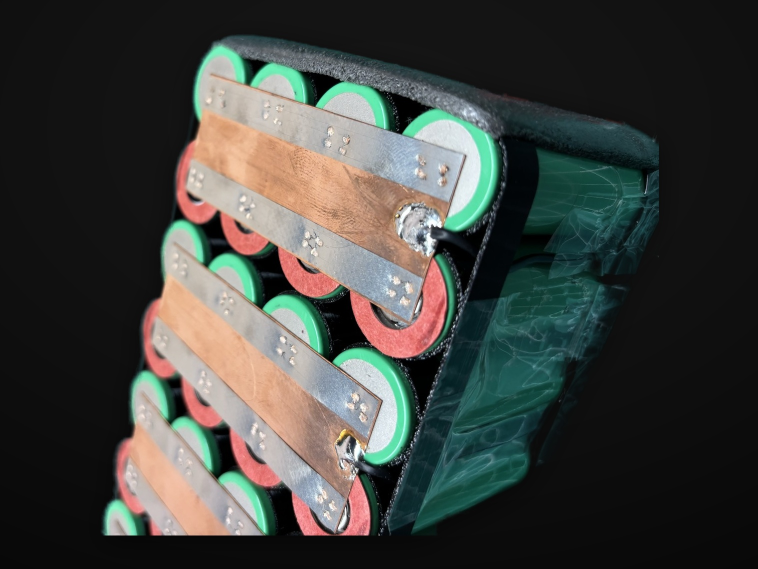
#> input picture images/about.jpg, 1516 x 1137 px (shown at 1/2 size)
$ python crop_product.py images/about.jpg images/b1.jpg 1.0
#> lines starting #> are read from the running program, lines starting #| are printed output that depends on the picture
#> further down, im is the input picture: PIL image 1516x1137 RGB; mean R, G, B 63.8, 66, 62
#!/usr/bin/env python3
"""
Crop a studio product shot down to the product itself.

The Gemini re-frame pass only zooms ~10% per run, so the packs stayed small in frame.
This finds the product's bounding box against the seamless dark backdrop and crops to it
with a small margin, keeping a 4:3 frame. Cast shadows are excluded (they are *darker*
than the backdrop; only brighter or saturated pixels count as product).

Usage: python3 crop_product.py in.jpg out.jpg [margin]
"""
import sys
from PIL import Image


def product_box(im, pad_frac=0.055):
    """Locate the product by local detail: the studio backdrop is smooth, the pack is not.

    Brightness alone fails here — the backdrop carries a bright pool of light that reads as
    'not background'. Edge energy separates them cleanly.
    """
#> called with pad_frac = 1
    step = 4
    small = im.convert("L").resize((im.width // step, im.height // step), Image.BILINEAR)
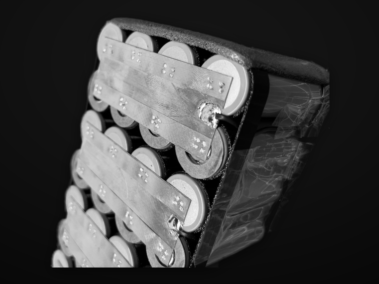
#> small: PIL image 379x284 L; min 0, max 253, mean 64.9
    w, h = small.size
#> w = 379; h = 284
    px = small.load()

    # edge energy per pixel (max neighbour delta)
    energy = [[0] * w for _ in range(h)]
    peak = 0
    for y in range(1, h - 1):
        for x in range(1, w - 1):
            c = px[x, y]
            e = max(abs(c - px[x - 1, y]), abs(c - px[x + 1, y]),
                    abs(c - px[x, y - 1]), abs(c - px[x, y + 1]))
            energy[y][x] = e
            peak = max(peak, e)
#> after the loop, energy = 284 items

    thr = max(10, int(peak * 0.16))
    cols, rows = [0] * w, [0] * h
#> cols = 379 values from 0 to 0; rows = 284 values from 0 to 0
    for y in range(h):
        for x in range(w):
            if energy[y][x] > thr:
                cols[x] += 1
                rows[y] += 1

    def span(counts, limit):
#> called with limit = 379
        top = max(counts)
#> top = 102
        if not top:
            return 0, limit - 1
        cut = max(1, top * 0.10)                   # ignore stray speckle
#> cut = 10.2
        idx = [i for i, c in enumerate(counts) if c > cut]
#> idx = 211 values from 51 to 323
        return (idx[0], idx[-1]) if idx else (0, limit - 1)

    x0, x1 = span(cols, w)
#> x0 = 51; x1 = 323
    y0, y1 = span(rows, h)
    x0, x1, y0, y1 = x0 * step, x1 * step, y0 * step, y1 * step

    pad = int(max(x1 - x0, y1 - y0) * pad_frac)
    return x0 - pad, y0 - pad, x1 + pad, y1 + pad


def to_ratio(box, im, ratio=4 / 3):
#> called with box = (-884, -1020, 2380, 2160), ratio = 1.33
    x0, y0, x1, y1 = box
    cx, cy = (x0 + x1) / 2, (y0 + y1) / 2
    bw, bh = x1 - x0, y1 - y0
    if bw / bh < ratio:
        bw = bh * ratio
    else:
        bh = bw / ratio
    # keep the crop inside the source
    bw = min(bw, im.width)
    bh = min(bh, im.height)
    bh = min(bh, bw / ratio)
    bw = bh * ratio
    cx = min(max(cx, bw / 2), im.width - bw / 2)
    cy = min(max(cy, bh / 2), im.height - bh / 2)
    return (round(cx - bw / 2), round(cy - bh / 2), round(cx + bw / 2), round(cy + bh / 2))


if __name__ == "__main__":
    src, dst = sys.argv[1], sys.argv[2]
    pad = float(sys.argv[3]) if len(sys.argv) > 3 else 0.055
    im = Image.open(src).convert("RGB")
    box = to_ratio(product_box(im, pad), im)
#> box = (0, 0, 1516, 1137)
    im.crop(box).save(dst, quality=96)
    print(f"{src} {im.size} -> {dst} crop={box} size={(box[2]-box[0], box[3]-box[1])}")
#| images/about.jpg (1516, 1137) -> images/b1.jpg crop=(0, 0, 1516, 1137) size=(1516, 1137)

$ run again, on images/b4.jpg
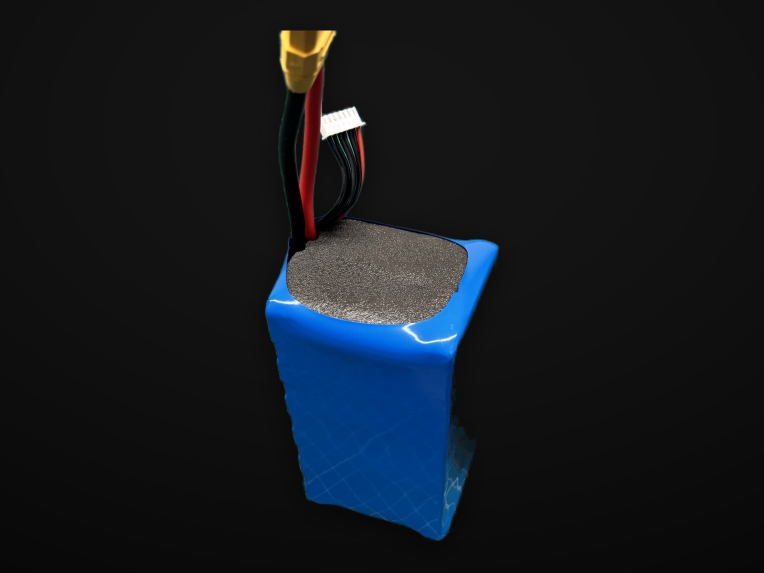
#> input picture images/b4.jpg, 1527 x 1145 px (shown at 1/2 size)
#> im is the input picture: PIL image 1527x1145 RGB; mean R, G, B 20.1, 24.8, 30.7
#> in product_box, `small = im.convert("L").resize((im.width // step, im.height // step), ..`:
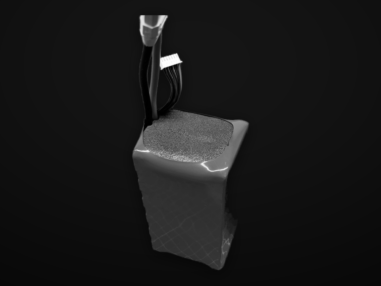
#> small: PIL image 381x286 L; min 0, max 254, mean 24.1
#> after the loop in product_box, `for y in range(1, h - 1):`: energy = 286 items
#> box = (0, 0, 1527, 1145)
#| images/b4.jpg (1527, 1145) -> images/b4.jpg crop=(0, 0, 1527, 1145) size=(1527, 1145)
